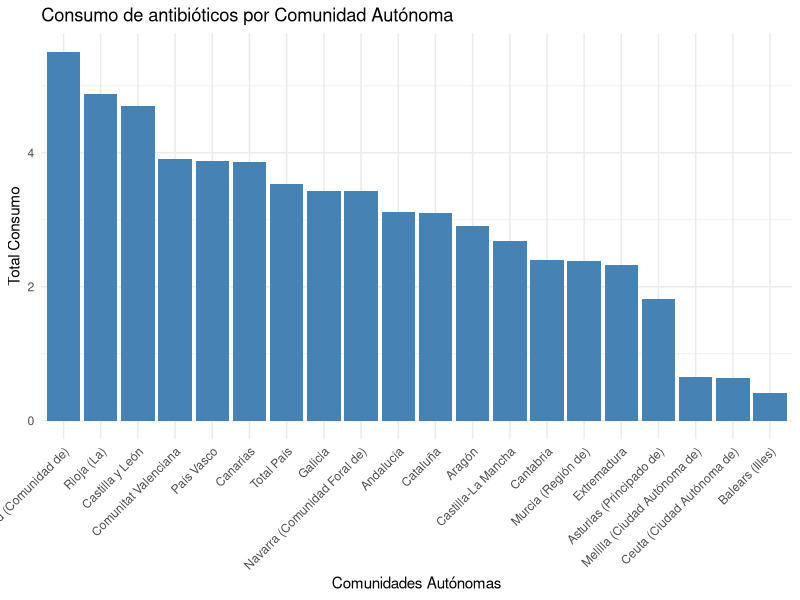

This figure's R source:
library(readr)
library(dplyr)
library(ggplot2)


tipo_ccaa_consumo_o_no <- read_delim("INPUT/DATA/datos_ccaa/tipo_ccaa_consumo_o_no.csv", 
                                     delim = ";", escape_double = FALSE, trim_ws = TRUE)


antibioticos <- tipo_ccaa_consumo_o_no %>% 
  filter(`Tipo de medicamento` == "Antibióticos")

antibioticos <- tipo_ccaa_consumo_o_no[tipo_ccaa_consumo_o_no$`Tipo de medicamento` == "Antibióticos" & tipo_ccaa_consumo_o_no$`Sexo` == "Ambos sexos",]
antibioticos

# Esta tabla enseña que el 3,54% de la población española en la última encuesta reconoce 
# haber consumido antibióticos en las últimas 2 semanas (En el año 2021)


# Comunidad que más consume

antibioticos_si <- antibioticos[antibioticos$`Sí o no` == "Sí",]
antibioticos_si


antibioticos_si$Total <- gsub(",", ".", antibioticos_si$Total)

# Limpia espacios y caracteres no numéricos (si es necesario)
antibioticos_si$Total <- gsub(" ", "", antibioticos_si$Total)

# Convierte a numérico
antibioticos_si$Total <- as.numeric(antibioticos_si$Total)

# Revisa si hay NA después de la conversión
sum(is.na(antibioticos_si$Total))  # Muestra el número de NAs



consumo <- antibioticos_si %>%
  group_by(`Comunidades y Ciudades Autónomas`) %>%
  #summarise(Total_Consumo = sum(as.numeric(Total), na.rm = TRUE)) %>%
  arrange(desc(Total))

consumo

c_c_final <- consumo %>%
  mutate(`Comunidades y Ciudades Autónomas` = ifelse(is.na(`Comunidades y Ciudades Autónomas`), "Total País", `Comunidades y Ciudades Autónomas`))%>%
  dplyr::rename(comunidades_autonomas = `Comunidades y Ciudades Autónomas`)%>%
  select(comunidades_autonomas, Total)%>%
  dplyr::rename(total_consumo_ccaa = Total)

c_c_final



# Crear el gráfico de barras
ggplot(c_c_final, aes(x = reorder(comunidades_autonomas, -total_consumo_ccaa), y = total_consumo_ccaa)) +
  geom_bar(stat = "identity", fill = "steelblue") +
  labs(x = "Comunidades Autónomas", y = "Total Consumo", title = "Consumo de antibióticos por Comunidad Autónoma") +
  theme_minimal() +
  theme(axis.text.x = element_text(angle = 45, hjust = 1)) 


